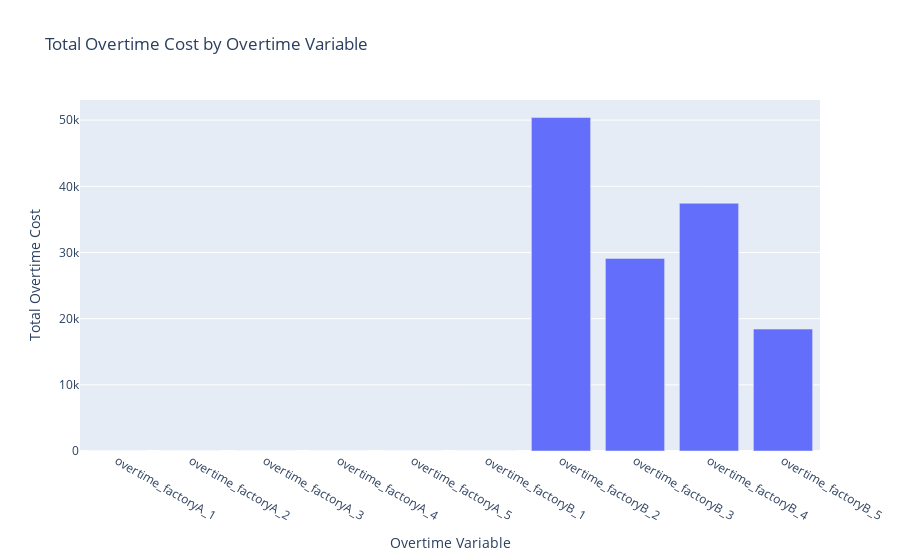

This figure's notebook cell:
### Code cell
# Create dataframe from table
data = {'Overtime Variable': ['overtime_factoryA_1', 'overtime_factoryA_2', 'overtime_factoryA_3',
                              'overtime_factoryA_4', 'overtime_factoryA_5', 'overtime_factoryB_1',
                              'overtime_factoryB_2', 'overtime_factoryB_3', 'overtime_factoryB_4',
                              'overtime_factoryB_5'],
        'Overtime Location': ['Factory A', 'Factory A', 'Factory A', 'Factory A', 'Factory A',
                              'Factory B', 'Factory B', 'Factory B', 'Factory B', 'Factory B'],
        'Overtime Period': [1, 2, 3, 4, 5, 1, 2, 3, 4, 5],
        'Overtime Hours': [0, 0, 0, 0, 0, 0, 3054.01, 1603.51, 2062.34, 1015.06],
        'Per-Hour Cost': [16.5, 16.5, 17.325, 17.325, 17.325, 16.5, 16.5, 18.15, 18.15, 18.15],
        'Total Overtime Cost': [0, 0, 0, 0, 0, 0, 50391.165, 29103.7065, 37431.471, 18423.339]}
df = pd.DataFrame(data)

fig = px.bar(df, x='Overtime Variable', y='Total Overtime Cost',
             title="Total Overtime Cost by Overtime Variable")
fig.show()
fig.write_html("Total_Overtime_Cost_by_Overtime_Variable.html")

### Figure 1 — Plotly figure (JSON) as saved in the notebook; plotly's stock layout.template omitted (floating-point values rounded to 4 significant figures)
{"data": [{"alignmentgroup": "True", "hovertemplate": "Overtime Variable=%{x}<br>Total Overtime Cost=%{y}<extra></extra>", "legendgroup": "", "marker": {"color": "#636efa", "pattern": {"shape": ""}}, "name": "", "offsetgroup": "", "orientation": "v", "showlegend": false, "textposition": "auto", "type": "bar", "x": ["overtime_factoryA_1", "overtime_factoryA_2", "overtime_factoryA_3", "overtime_factoryA_4", "overtime_factoryA_5", "overtime_factoryB_1", "overtime_factoryB_2", "overtime_factoryB_3", "overtime_factoryB_4", "overtime_factoryB_5"], "xaxis": "x", "y": [0, 0, 0, 0, 0, 0, 50390.0, 29100.0, 37430.0, 18420.0], "yaxis": "y"}], "layout": {"barmode": "relative", "legend": {"tracegroupgap": 0}, "title": {"text": "Total Overtime Cost by Overtime Variable"}, "xaxis": {"anchor": "y", "domain": [0, 1], "title": {"text": "Overtime Variable"}}, "yaxis": {"anchor": "x", "domain": [0, 1], "title": {"text": "Total Overtime Cost"}}}}
